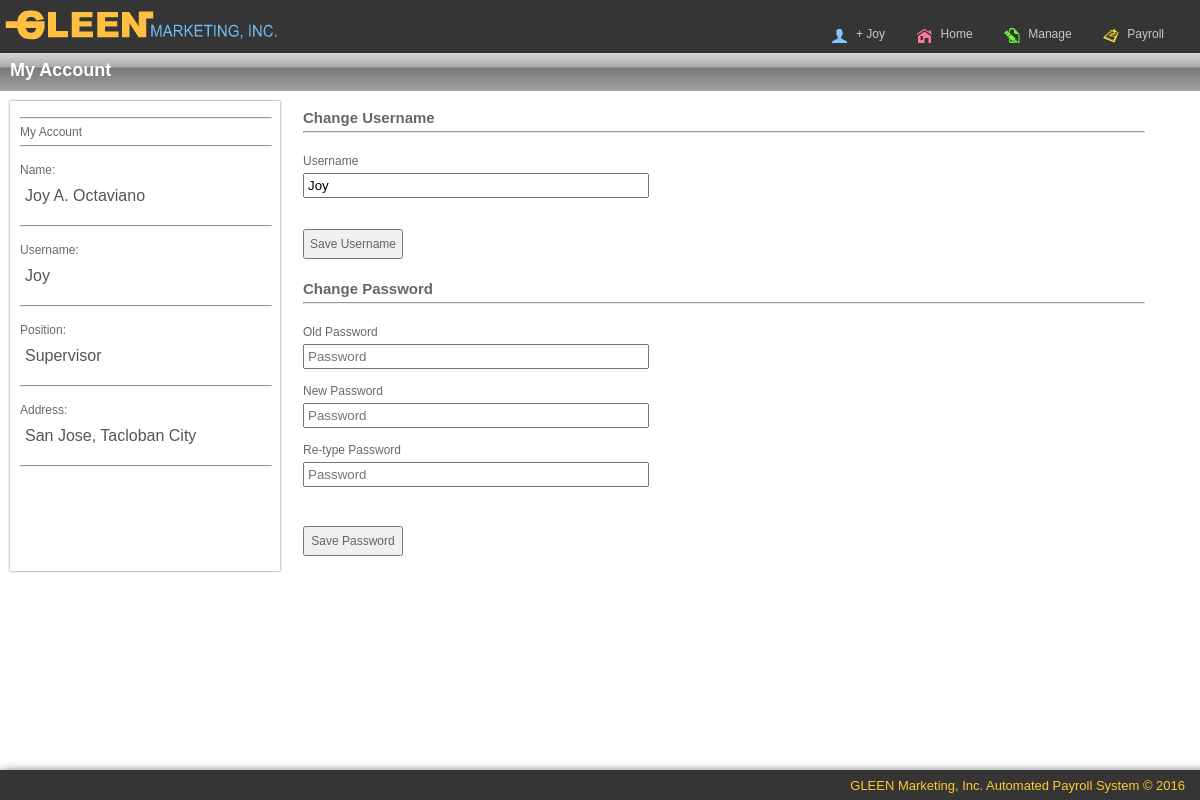
The app's page /home.php?action=account (signed in) with its own data.
### tables this page shows
CREATE TABLE IF NOT EXISTS `users` (
  `uid` int(11) NOT NULL AUTO_INCREMENT,
  `empID` varchar(20) NOT NULL,
  `username` varchar(20) NOT NULL,
  `password` varchar(20) NOT NULL,
  `position` varchar(20) NOT NULL,
  PRIMARY KEY (`uid`)
);

CREATE TABLE IF NOT EXISTS `employees` (
  `id` int(20) NOT NULL AUTO_INCREMENT,
  `empID` varchar(20) NOT NULL,
  `Fname` varchar(20) NOT NULL,
  `Mname` varchar(20) NOT NULL,
  `Lname` varchar(20) NOT NULL,
  `Address` varchar(200) NOT NULL,
  `Position` varchar(20) NOT NULL,
  `status` varchar(10) NOT NULL,
  PRIMARY KEY (`id`)
);

CREATE TABLE IF NOT EXISTS `position` (
  `pid` int(11) NOT NULL AUTO_INCREMENT,
  `Pname` varchar(20) NOT NULL,
  `Salary` decimal(20,0) NOT NULL,
  PRIMARY KEY (`pid`)
);

### models/functions.php (called while the page is built, shortened)
<?php
    function getPos($pos){
        $result = mysql_query("SELECT * FROM position WHERE pid = '$pos' LIMIT 1");
        return $result;
    }
    function getEmpInfo($id){
        $result = mysql_query("SELECT * FROM employees WHERE id = '$id'");
        return $result;
    }
    function getUname($id){
        $result = mysql_query("SELECT * FROM users WHERE empID = '$id'");
        return $result;
    }
 ?>

### body/account.php (the view, shortened to what this page needs)
<h2>My Account</h2>
		<?php
			$prep = getEmpInfo($_SESSION['user_id']);
			$row = mysql_fetch_array($prep);
			$mi = str_split($row['Mname']);
			$prep = $row['Fname'] . " " . $mi[0] . ". ". $row['Lname'];
			$add = $row['Address'];
			$res = getUname($row['id']);
			$u = mysql_fetch_array($res);
			$uname = $u['username'];
			$row = getPos($row['Position']);
			$pos = mysql_fetch_array($row);
			$position = $pos['Pname'];
		?>
<article class="pos_main">
<article class="account3" style="float: left; margin-right: 0px; margin-left: 10px;">
	<hr>My Account<hr>
	<label>Name: </label><label class="account"><?php echo $prep; ?></label><hr>
	<label>Username: </label><label class="account"><?php echo $uname; ?></label><hr>
	<label>Position: </label><label class="account"><?php echo $position; ?></label><hr>
	<label>Address: </label><label class="account"><?php echo $add; ?></label><hr>
</article>
		<form class="pos_form" method="post" action="home.php" style="width: 70%;">
			<label class="title">Change Username</label><hr>
			<label class="pos">Username</label>
			<br><br>
			<input class="deduct_text" type="text" name="uname"
				   placeholder="Username" required value="<?php echo $uname; ?>">
			<br><br><br>
			<input class="button" type="submit" name = "submit" value="Save Username">
		</form>
		<form class="pos_form" method="post" action="home.php" style="width: 70%;">
			<label class="title">Change Password</label><hr>
			<label class="pos">Old Password</label>
			<br><br>
			<input id = "op" class="deduct_text" type="Password" name="op" placeholder="Password" autofocus required>
			<br><br>
			<label class="pos">New Password</label>
			<br><br>
			<input class="deduct_text" type="Password" name="np" placeholder="Password" required>
			<br><br>
			<label class="pos">Re-type Password</label>
			<br><br>
			<input class="deduct_text" type="Password" name="rtp" placeholder="Password" required>
			<br><br><br><br>
			<input class="button" type="submit" name = "submit" value="Save Password">
		</form>
</article>

### body/nav.php (shortened to what this page needs)
<section class = "header">
<nav class = "menu">
	<img src="images/logo.png">
	<ul>
		<li><a><img src="images/acc.png">&nbsp; <?php
			$res = getUname($_SESSION['user_id']);
			$u = mysql_fetch_array($res);
			echo "+ ".$u['username'];
		 ?></a>
		</li>
		<li><a href="?action=home"><img src="images/home.png">&nbsp; Home</a></li>
		<li><a><img src="images/emp.png"> &nbsp; Manage</a>
		</li>
		<li><a href="?action=payroll"><img src="images/p.png">&nbsp; Payroll</a></li>
	</ul>
</nav>
</section>
<section class = "body">

### styles.css (style rules this page uses)
body { width: 100%; height: 100%; margin: 0px auto; font-family: arial; color: #676767; background-color: #fff; background-image: url('images/bg2.png'); background-position: center; background-repeat: no-repeat; background-attachment: fixed; font-size: 12px; }
section.header { width: 100%; top: 0px; z-index: 4; background-color: #353535; position: fixed; }
nav.menu { margin: 0px auto; width: 100%; }
nav.menu img { float: left; }
nav.menu ul { float: right; padding-top: 5px; margin-bottom: 0px; margin-right: 20px; }
nav.menu ul li { float: left; list-style: none; overflow: hidden; margin-right: 1px; padding: 10px 15px 10px 15px; }
nav.menu ul li a { margin-left: 2px; text-decoration: none; color: rgb(200,200,200); }
nav.menu ul:after { content: ""; clear: both; display: block; }
section.body { width: 100%; margin: 0px auto; margin-top: 45px; background-color: #ffffff; overflow: hidden; margin-bottom: 50px; }
label { float: left; width: 100px; padding-top: 10px; }
input.button { float: left; width: 100px; height: 30px; margin-right: 10px; color: rgb(100,100,100); margin-top: 20px; font-size: 12px; padding: 1px; }
h2 { background-image: url('images/header.png'); background-position: center; background-size: fill; padding: 15px 0px 10px 10px; margin-top: 0px; color: #ffffff; margin-bottom: 0px; }
article.account3 { width: 250px; float: right; overflow: hidden; background-color: #fff; margin: 10px 10px 0px 0px; padding-bottom: 20px; box-shadow: 0px 0px 2px; padding: 10px; height: 450px; margin-bottom: 20px; padding-left: 10px; }
article.pos_main { width: 100%; float: left; min-height: 200px; overflow: hidden; }
hr { width: 100%; }
label.pos { float: left; width: 100%; margin-top: 5px; margin-bottom: 5px; }
label.title { float: left; width: 80%; margin-top: 5px; margin-bottom: 5px; font-size: 15px; font-weight: bold; }
input.deduct_text { float: left; width: 40%; padding: 3px; }
form.pos_form { float: left; width: 75%; overflow: hidden; margin-left: 20px; padding: 3px; }
label.account { width: 100%; font-size: 16px; margin-left: 5px; color: #555555; margin-bottom: 20px; }

### records on screen
users: username "Joy", uname "Joy"
employees: prep "Joy A. Octaviano", Address "San Jose, Tacloban City"
position: Pname "Supervisor"
